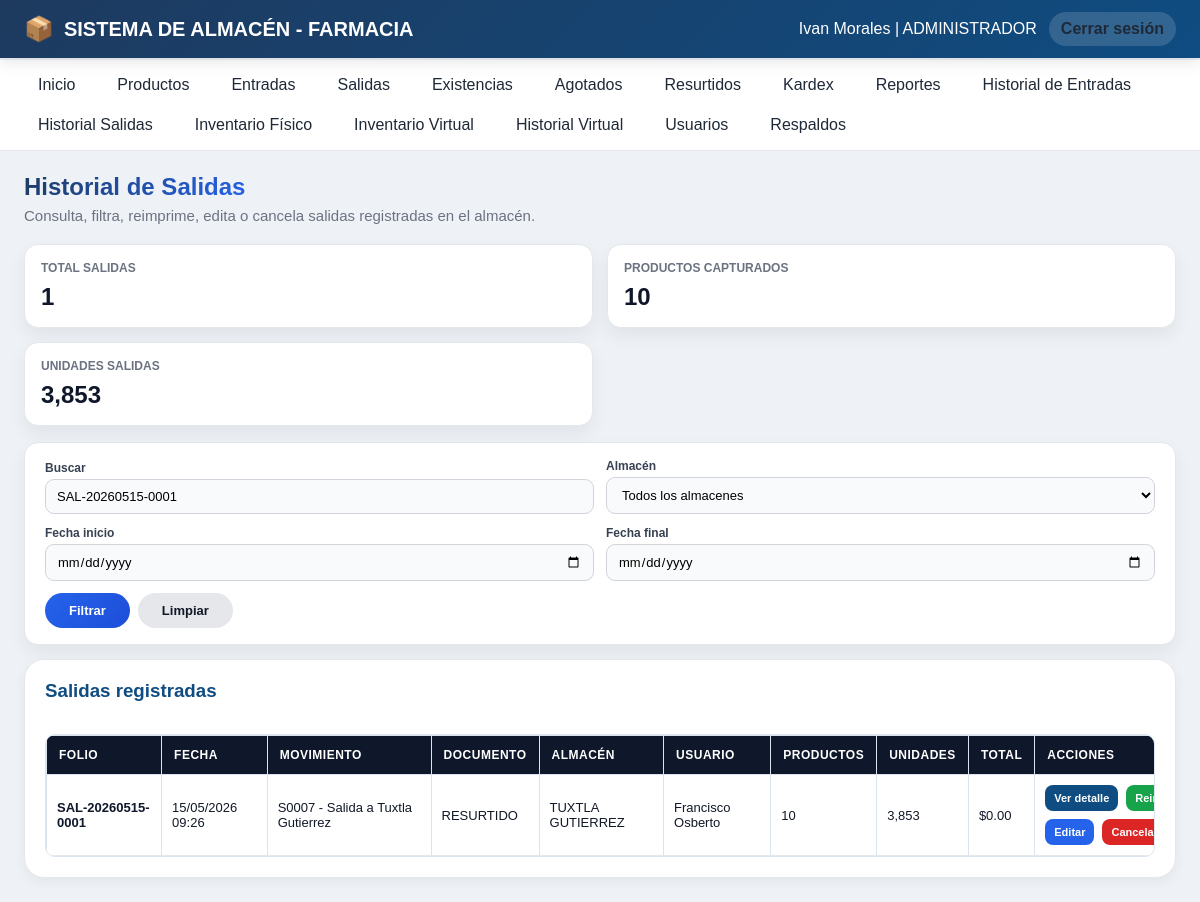
The page /historial_salidas.php?buscar=SAL-20260515-0001 (signed in) on the database its author committed.
### tables this page shows
CREATE TABLE `movimientos` (
  `id` int(11) NOT NULL AUTO_INCREMENT,
  `folio` varchar(50) NOT NULL,
  `tipo_movimiento` enum('ENTRADA','SALIDA','AJUSTE','TRASPASO','MERMA','DEVOLUCION') NOT NULL,
  `fecha` datetime NOT NULL,
  `almacen_id` int(11) DEFAULT NULL,
  `usuario_id` int(11) NOT NULL,
  `proveedor_id` int(11) DEFAULT NULL,
  `referencia` text DEFAULT NULL,
  `tipo_operacion` varchar(50) DEFAULT NULL,
  `observaciones` text DEFAULT NULL,
  `created_at` timestamp NOT NULL DEFAULT current_timestamp(),
  `cancelado` tinyint(1) NOT NULL DEFAULT 0,
  `fecha_cancelacion` datetime DEFAULT NULL,
  `usuario_cancelacion_id` int(11) DEFAULT NULL,
  `motivo_cancelacion` text DEFAULT NULL,
  PRIMARY KEY (`id`),
  UNIQUE KEY `folio` (`folio`),
  KEY `fk_movimientos_almacen` (`almacen_id`),
  KEY `fk_movimientos_usuario` (`usuario_id`),
  KEY `fk_movimientos_proveedor` (`proveedor_id`),
  CONSTRAINT `fk_movimientos_almacen` FOREIGN KEY (`almacen_id`) REFERENCES `almacenes` (`id`) ON DELETE SET NULL,
  CONSTRAINT `fk_movimientos_proveedor` FOREIGN KEY (`proveedor_id`) REFERENCES `proveedores` (`id`) ON DELETE SET NULL,
  CONSTRAINT `fk_movimientos_usuario` FOREIGN KEY (`usuario_id`) REFERENCES `usuarios` (`id`)
);

CREATE TABLE `almacenes` (
  `id` int(11) NOT NULL AUTO_INCREMENT,
  `nombre` varchar(150) NOT NULL,
  `descripcion` varchar(255) DEFAULT NULL,
  `estado` tinyint(1) NOT NULL DEFAULT 1,
  `created_at` timestamp NOT NULL DEFAULT current_timestamp(),
  PRIMARY KEY (`id`)
);

CREATE TABLE `usuarios` (
  `id` int(11) NOT NULL AUTO_INCREMENT,
  `nombre` varchar(150) NOT NULL,
  `usuario` varchar(100) NOT NULL,
  `correo` varchar(150) NOT NULL,
  `password` varchar(255) NOT NULL,
  `rol` enum('ADMINISTRADOR','ENCARGADO','CONSULTA','GERENTE') NOT NULL DEFAULT 'CONSULTA',
  `estado` tinyint(1) NOT NULL DEFAULT 1,
  `created_at` timestamp NOT NULL DEFAULT current_timestamp(),
  `updated_at` timestamp NOT NULL DEFAULT current_timestamp() ON UPDATE current_timestamp(),
  `almacen_id` int(11) DEFAULT NULL,
  PRIMARY KEY (`id`),
  UNIQUE KEY `usuario` (`usuario`),
  UNIQUE KEY `correo` (`correo`),
  KEY `fk_usuario_almacen` (`almacen_id`),
  CONSTRAINT `fk_usuario_almacen` FOREIGN KEY (`almacen_id`) REFERENCES `almacenes` (`id`)
);

### app/models/Movimiento.php (called while the page is built, shortened)
<?php
require_once __DIR__ . '/../config/database.php';
class Movimiento
{
    private PDO $conn;
    public function __construct()
    {
        $database = new Database();
        $this->conn = $database->connect();
    }
    private function obtenerSucursalPorAlmacenId(?int $almacenId): string
    {
        $almacenId = (int)$almacenId;
        return '';
    }
    public function historialSalidas(
        string $buscar = '',
        int $almacenId = 0,
        string $fechaInicio = '',
        string $fechaFinal = ''
    ): array {
        $sql = "SELECT
                    m.id,
                    m.folio,
                    m.fecha,
                    m.referencia,
                    m.tipo_operacion,
                    m.observaciones,
                    m.cancelado,
                    m.fecha_cancelacion,
                    m.motivo_cancelacion,
                    a.nombre AS almacen_nombre,
                    u.nombre AS usuario_nombre,
                    COUNT(md.id) AS total_productos,
                    COALESCE(SUM(md.cantidad), 0) AS total_unidades,
                    COALESCE(SUM(md.cantidad * md.precio_unitario), 0) AS total
                FROM movimientos m
                LEFT JOIN almacenes a
                    ON m.almacen_id = a.id
                INNER JOIN usuarios u
                    ON m.usuario_id = u.id
                LEFT JOIN movimiento_detalle md
                    ON m.id = md.movimiento_id
                WHERE m.tipo_movimiento = 'SALIDA'";
        $params = [];
        if ($buscar !== '') {
            $sql .= " AND (
                        m.folio LIKE :buscar
                        OR m.referencia LIKE :buscar
                        OR m.tipo_operacion LIKE :buscar
                        OR a.nombre LIKE :buscar
                        OR u.nombre LIKE :buscar
                        OR EXISTS (
                            SELECT 1
                            FROM movimiento_detalle md2
                            INNER JOIN productos p2
                                ON md2.producto_id = p2.id
                            WHERE md2.movimiento_id = m.id
                            AND (
                                p2.codigo LIKE :buscar
                                OR p2.codigo_barras LIKE :buscar
                                OR p2.descripcion LIKE :buscar
                            )
                        )
                    )";
            $params[':buscar'] = '%' . $buscar . '%';
        }
        $sql .= " GROUP BY
                    m.id,
                    m.folio,
                    m.fecha,
                    m.referencia,
                    m.tipo_operacion,
                    m.observaciones,
                    m.cancelado,
                    m.fecha_cancelacion,
                    m.motivo_cancelacion,
                    a.nombre,
                    u.nombre
                  ORDER BY m.id DESC";
        $stmt = $this->conn->prepare($sql);
        $stmt->execute($params);
        return $stmt->fetchAll(PDO::FETCH_ASSOC);
    }
}

### app/config/database.php (called while the page is built, shortened)
<?php
class Database
{
    private string $host = '127.0.0.1';
    private string $port = '3307';
    private string $dbName = 'almacen_farmacia';
    private string $username = 'root';
    private string $password = '';
    private string $charset = 'utf8mb4';
    public function connect(): PDO
    {
        $dsn = sprintf(
            'mysql:host=%s;port=%s;dbname=%s;charset=%s',
            $this->host,
            $this->port,
            $this->dbName,
            $this->charset
        );
        try {
            $this->connection = new PDO(
                $dsn,
                $this->username,
                $this->password,
                [
                    PDO::ATTR_ERRMODE =>
                        PDO::ERRMODE_EXCEPTION,
                    PDO::ATTR_DEFAULT_FETCH_MODE =>
                        PDO::FETCH_ASSOC,
                    PDO::ATTR_EMULATE_PREPARES =>
                        false,
                    PDO::ATTR_STRINGIFY_FETCHES =>
                        false,
                    PDO::ATTR_TIMEOUT =>
                        10
                ]
            );
            $this->connection->exec(
                "SET time_zone = '-06:00'"
            );
            $this->connection->exec(
                "SET NAMES utf8mb4 COLLATE utf8mb4_unicode_ci"
            );
            return $this->connection;
        } catch (PDOException $e) {
            error_log(
                'Error de conexión con MySQL: '
                . $e->getMessage()
            );
            throw new RuntimeException(
                'No se pudo establecer conexión con la base de datos.',
                0,
                $e
            );
        }
    }
}

### app/controllers/SalidaController.php (called while the page is built, shortened)
<?php
require_once __DIR__ . '/../models/Movimiento.php';
class SalidaController
{
    private Movimiento $movimientoModel;
    public function __construct()
    {
        $this->movimientoModel = new Movimiento();
    }
    public function historialSalidas(
        string $buscar = '',
        int $almacenId = 0,
        string $fechaInicio = '',
        string $fechaFinal = ''
    ): array {
        $usuario = $_SESSION['user'] ?? [];
        $rol = strtoupper(trim($usuario['rol'] ?? ''));
        return $this->movimientoModel->historialSalidas(
            trim($buscar),
            $almacenId,
            trim($fechaInicio),
            trim($fechaFinal)
        );
    }
}

### app/helpers/utils.php (called while the page is built, shortened)
<?php
function e(?string $value): string
{
    return htmlspecialchars($value ?? '', ENT_QUOTES, 'UTF-8');
}

### app/helpers/auth.php (called while the page is built, shortened)
<?php
function currentUser(): ?array
{
    return $_SESSION['user'] ?? null;
}

### public/historial_salidas.php (the view, shortened to what this page needs)
<?php
require_once __DIR__ . '/../app/helpers/auth.php';
require_once __DIR__ . '/../app/helpers/utils.php';
require_once __DIR__ . '/../app/controllers/SalidaController.php';
$user = currentUser();
$controller = new SalidaController();
$rolUsuario = strtoupper(trim($user['rol'] ?? ''));
$almacenSesion = (int)($user['almacen_id'] ?? 0);
$buscar = trim($_GET['buscar'] ?? '');
$fechaInicio = trim($_GET['fecha_inicio'] ?? '');
$fechaFinal = trim($_GET['fecha_final'] ?? '');
if ($rolUsuario === 'ADMINISTRADOR') {
    $almacenId = isset($_GET['almacen_id']) ? (int)$_GET['almacen_id'] : 0;
} else {
    $almacenId = $almacenSesion;
}
$salidas = $controller->historialSalidas(
    $buscar,
    $almacenId,
    $fechaInicio,
    $fechaFinal
);
$totalSalidas = count($salidas);
$totalProductos = 0;
$totalUnidades = 0;
foreach ($salidas as $salida) {
    $totalProductos += (int)($salida['total_productos'] ?? 0);
    $totalUnidades += (int)($salida['total_unidades'] ?? 0);
}
include __DIR__ . '/../app/views/layouts/header.php';
?>
<div class="module-header">
    <div>
        <h2>Historial de Salidas</h2>
        <p>Consulta, filtra, reimprime, edita o cancela salidas registradas en el almacén.</p>
    </div>
</div>
<div class="historial-resumen-grid">
    <div class="historial-card">
        <span>Total salidas</span>
        <strong><?= number_format($totalSalidas) ?></strong>
    </div>
    <div class="historial-card">
        <span>Productos capturados</span>
        <strong><?= number_format($totalProductos) ?></strong>
    </div>
    <div class="historial-card">
        <span>Unidades salidas</span>
        <strong><?= number_format($totalUnidades) ?></strong>
    </div>
</div>
<div class="historial-filter-card">
    <form method="GET" action="historial_salidas.php" class="historial-filter-form">
        <div class="historial-field search-field">
            <label>Buscar</label>
            <input
                type="text"
                name="buscar"
                value="<?= e($buscar) ?>"
                placeholder="Folio, documento, usuario, producto..."
            >
        </div>
        <div class="historial-field">
            <label>Almacén</label>
            <select
                name="almacen_id"
                <?= $rolUsuario !== 'ADMINISTRADOR' ? 'disabled' : '' ?>
            >
                <?php if ($rolUsuario === 'ADMINISTRADOR'): ?>
                    <option value="0">Todos los almacenes</option>
                <?php endif; ?>
            </select>
        </div>
        <div class="historial-field">
            <label>Fecha inicio</label>
            <input type="date" name="fecha_inicio" value="<?= e($fechaInicio) ?>">
        </div>
        <div class="historial-field">
            <label>Fecha final</label>
            <input type="date" name="fecha_final" value="<?= e($fechaFinal) ?>">
        </div>
        <div class="historial-actions">
            <button type="submit" class="btn-primary-action">Filtrar</button>
            <a href="historial_salidas.php" class="btn-secondary-action">Limpiar</a>
        </div>
    </form>
</div>
<div class="erp-table-card">
    <div class="table-topbar">
        <h3>Salidas registradas</h3>
    </div>
    <div class="table-responsive">
        <table class="erp-table tabla-historial">
            <thead>
                <tr>
                    <th>Folio</th>
                    <th>Fecha</th>
                    <th>Movimiento</th>
                    <th>Documento</th>
                    <th>Almacén</th>
                    <th>Usuario</th>
                    <th>Productos</th>
                    <th>Unidades</th>
                    <th>Total</th>
                    <th>Acciones</th>
                </tr>
            </thead>
            <tbody>
                <?php if (empty($salidas)): ?>
                    <tr>
                        <td colspan="10" class="empty-table">
                            No hay salidas registradas.
                        </td>
                    </tr>
                <?php else: ?>
                    <?php foreach ($salidas as $salida): ?>
                        <?php
                            $detalleId = 'detalleSalida' . (int)$salida['id'];
                            $estaCancelada = (int)($salida['cancelado'] ?? 0) === 1;
                        ?>
                        <tr>
                            <td class="folio-cell">
                                <div class="folio-wrap">
                                    <span class="folio-text">
                                        <?= e($salida['folio']) ?>
                                    </span>
                                </div>
                            </td>
                            <td>
                                <?= !empty($salida['fecha']) ? date('d/m/Y H:i', strtotime($salida['fecha'])) : '' ?>
                            </td>
                            <td><?= e($salida['referencia'] ?? '') ?></td>
                            <td><?= e($salida['tipo_operacion'] ?? '') ?></td>
                            <td><?= e($salida['almacen_nombre'] ?? '') ?></td>
                            <td><?= e($salida['usuario_nombre'] ?? '') ?></td>
                            <td class="text-right">
                                <?= number_format((int)($salida['total_productos'] ?? 0)) ?>
                            </td>
                            <td class="text-right">
                                <?= number_format((int)($salida['total_unidades'] ?? 0)) ?>
                            </td>
                            <td class="text-right">
                                $<?= number_format((float)($salida['total'] ?? 0), 2) ?>
                            </td>
                            <td>
                                <div class="table-actions">
                                    <button
                                        type="button"
                                        class="btn-small btn-detail"
                                        onclick="toggleDetalle('<?= e($detalleId) ?>')"
                                    >
                                        Ver detalle
                                    </button>
                                    <a
                                        href="imprimir_salida.php?id=<?= (int)$salida['id'] ?>&preview=1"
                                        class="btn-small btn-print"
                                        target="_blank"
                                    >
                                        Reimprimir
                                    </a>
                                    <?php if (!$estaCancelada): ?>
                                        <a
                                            href="salidas.php?editar=<?= (int)$salida['id'] ?>"
                                            class="btn-small btn-edit"
                                        >
                                            Editar
                                        </a>
                                        <form
                                            method="POST"
                                            style="display:inline"
                                            onsubmit="return confirm(
                                                '¿Seguro que deseas cancelar esta salida?\n\nEl stock regresará a las ubicaciones originales.'
                                            );"
                                        >
                                            <button
                                                type="submit"
                                                class="btn-small btn-cancel"
                                            >
                                                Cancelar
                                            </button>
                                        </form>
                                    <?php else: ?>
                                        <span class="badge-cancelado">
                                            CANCELADO
                                        </span>
                                    <?php endif; ?>
                                </div>
                            </td>
                        </tr>
                    <?php endforeach; ?>
                <?php endif; ?>
            </tbody>
        </table>
    </div>
</div>
<?php
if (file_exists(__DIR__ . '/../app/views/layouts/footer.php')) {
    include __DIR__ . '/../app/views/layouts/footer.php';
}
?>

### rows shown on the page
movimientos: folio "SAL-20260515-0001", fecha "15/05/2026 09:26", referencia "S0007 - Salida a Tuxtla Gutierrez", tipo_operacion "RESURTIDO", almacen.nombre "TUXTLA GUTIERREZ", usuario.nombre "Francisco Osberto", total_productos "10", total_unidades "3,853", total "0.00"

### other values the page prints
$user['nombre'] "Ivan Morales"
$user['rol'] "ADMINISTRADOR"
$totalSalidas "1"
$totalProductos "10"
$totalUnidades "3,853"
